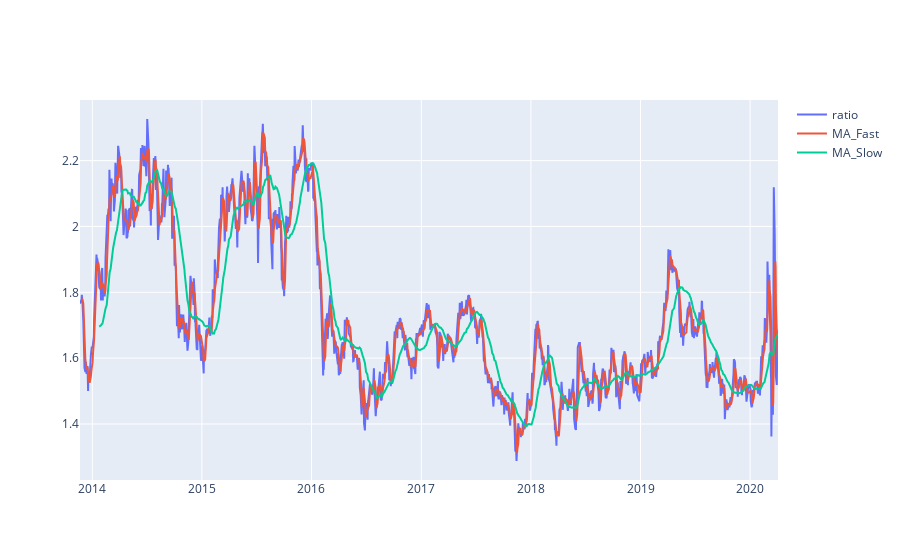

This figure's notebook cell:
### Code cell
moving_avg_fast = ratios.rolling(window=moving_avg_2,
                               center=False).mean()
moving_avg_slow = ratios.rolling(window=moving_avg_1,
                               center=False).mean()
std_60 = ratios.rolling(window=moving_avg_1,
                        center=False).std()
zscore_moving_avg = (moving_avg_fast - moving_avg_slow)/std_60
plt.figure(figsize=(15,7))


fig = go.Figure()

#print(macd_low)
fig.add_trace(go.Scatter(x=ratios.index, y=ratios,
                    mode='lines',
                    name='ratio'))

fig.add_trace(go.Scatter(x=moving_avg_fast.index, y=moving_avg_fast,
                    mode='lines',
                    name='MA_Fast'))

fig.add_trace(go.Scatter(x=moving_avg_slow.index, y=moving_avg_slow,
                    mode='lines',
                    name='MA_Slow'))


fig.show()

### Figure 1 — Plotly figure (JSON) as saved in the notebook; plotly's stock layout.template omitted (floating-point values rounded to 4 significant figures; data arrays with more than 128 entries replaced by an {"elided": "..."} marker saying what was removed)
{"data": [{"mode": "lines", "name": "ratio", "type": "scatter", "x": {"elided": "1520 str values"}, "y": {"elided": "1520 float values"}}, {"mode": "lines", "name": "MA_Fast", "type": "scatter", "x": {"elided": "1520 str values"}, "y": {"elided": "1520 float values"}}, {"mode": "lines", "name": "MA_Slow", "type": "scatter", "x": {"elided": "1520 str values"}, "y": {"elided": "1520 float values"}}], "layout": {}}
